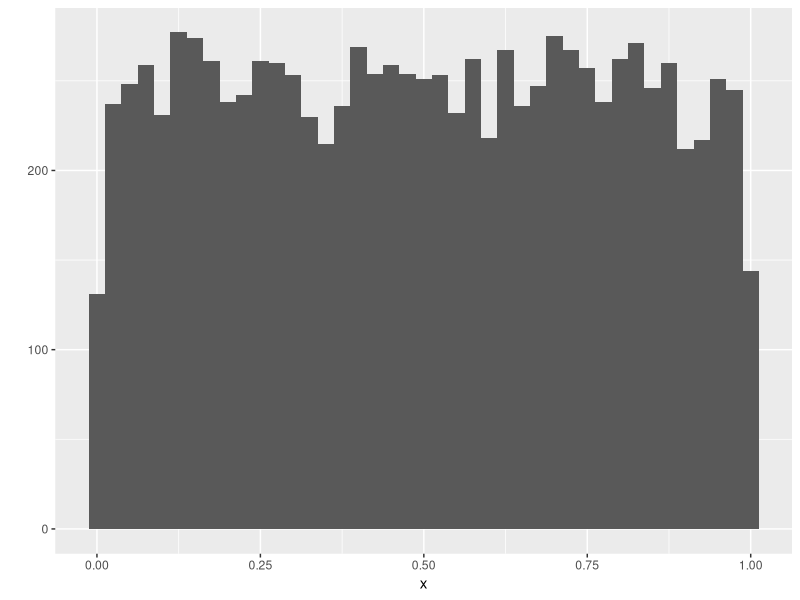

Here is the R script that generated this plot:
## ---- chunk 1
knitr::opts_chunk$set(echo = TRUE)
set.seed(11980)
## ---- chunk 2
library(ggplot2)  # you'll need this package for the R section
## ---- chunk 3
    x <- replicate(10000, runif(1, 0, 1))
    qplot(x, binwidth = 0.025)
## ---- chunk 4
   mean(x > 0.5 & x< 0.75)
## ---- chunk 5
    x <- rbinom(n = 10000, size = 2, prob = 0.49)
    x
    sum(x == 2)/10000
## ---- chunk 6
    y <- rbinom(n = 10000, size = 4, prob = 0.49)
    sum(y == 4)/10000
## ---- chunk 7
    z <- rbinom(n = 10000, size = 2, prob = 0.49)
    one_boy <- sum(x == 1)/(sum(x == 1) +sum(x == 0))
    one_boy
